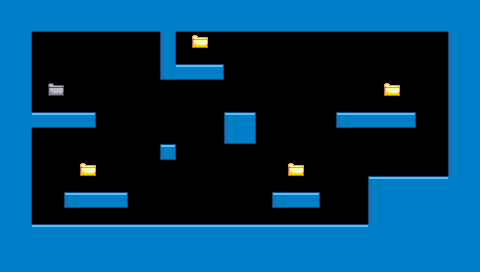

A 2D game scene composited from a Tiled map and its tileset images. What follows is a short description and the map's XML, with every tile layer's data as written:
An orthogonal 30x17 tile map with 16x16 px tiles, 2 tile layers (blue, folderClosed), 2 tilesets and 5 objects.

<map version="1.0" tiledversion="1.1.1" orientation="orthogonal" renderorder="right-down" width="30" height="17" tilewidth="16" tileheight="16" infinite="0" nextobjectid="6">
 <properties>
  <property name="background" type="file" value="../../images/backgrounds/hills.png" />
 </properties>
 <tileset firstgid="1" source="../tiles/blue.tsx" />
 <tileset firstgid="17" source="../tiles/folderClosed.tsx" />
 <layer name="blue" width="30" height="17">
  <data encoding="csv">
11,11,11,11,11,11,11,11,11,11,11,11,11,11,11,11,11,11,11,11,11,11,11,11,11,11,11,11,11,11,
11,11,15,15,15,15,15,15,15,15,11,15,15,15,15,15,15,15,15,15,15,15,15,15,15,15,15,15,11,11,
11,12,0,0,0,0,0,0,0,0,9,0,0,0,0,0,0,0,0,0,0,0,0,0,0,0,0,0,10,11,
11,12,0,0,0,0,0,0,0,0,9,0,0,0,0,0,0,0,0,0,0,0,0,0,0,0,0,0,10,11,
11,12,0,0,0,0,0,0,0,0,14,3,3,4,0,0,0,0,0,0,0,0,0,0,0,0,0,0,10,11,
11,12,0,0,0,0,0,0,0,0,0,0,0,0,0,0,0,0,0,0,0,0,0,0,0,0,0,0,10,11,
11,12,0,0,0,0,0,0,0,0,0,0,0,0,0,0,0,0,0,0,0,0,0,0,0,0,0,0,10,11,
11,11,3,3,3,4,0,0,0,0,0,0,0,0,6,8,0,0,0,0,0,2,3,3,3,4,0,0,10,11,
11,12,0,0,0,0,0,0,0,0,0,0,0,0,14,16,0,0,0,0,0,0,0,0,0,0,0,0,10,11,
11,12,0,0,0,0,0,0,0,0,1,0,0,0,0,0,0,0,0,0,0,0,0,0,0,0,0,0,10,11,
11,12,0,0,0,0,0,0,0,0,0,0,0,0,0,0,0,0,0,0,0,0,0,0,0,0,0,0,10,11,
11,12,0,0,0,0,0,0,0,0,0,0,0,0,0,0,0,0,0,0,0,0,0,6,7,7,7,7,11,11,
11,12,0,0,2,3,3,4,0,0,0,0,0,0,0,0,0,2,3,4,0,0,0,10,11,11,11,11,11,11,
11,12,0,0,0,0,0,0,0,0,0,0,0,0,0,0,0,0,0,0,0,0,0,10,11,11,11,11,11,11,
11,11,7,7,7,7,7,7,7,7,7,7,7,7,7,7,7,7,7,7,7,7,7,11,11,11,11,11,11,11,
11,11,11,11,11,11,11,11,11,11,11,11,11,11,11,11,11,11,11,11,11,11,11,11,11,11,11,11,11,11,
11,11,11,11,11,11,11,11,11,11,11,11,11,11,11,11,11,11,11,11,11,11,11,11,11,11,11,11,11,11
</data>
 </layer>
 <layer name="folderClosed" width="30" height="17">
  <data encoding="csv">
0,0,0,0,0,0,0,0,0,0,0,0,0,0,0,0,0,0,0,0,0,0,0,0,0,0,0,0,0,0,
0,0,0,0,0,0,0,0,0,0,0,0,0,0,0,0,0,0,0,0,0,0,0,0,0,0,0,0,0,0,
0,0,0,0,0,0,0,0,0,0,0,0,17,0,0,0,0,0,0,0,0,0,0,0,0,0,0,0,0,0,
0,0,0,0,0,0,0,0,0,0,0,0,0,0,0,0,0,0,0,0,0,0,0,0,0,0,0,0,0,0,
0,0,0,0,0,0,0,0,0,0,0,0,0,0,0,0,0,0,0,0,0,0,0,0,0,0,0,0,0,0,
0,0,0,18,0,0,0,0,0,0,0,0,0,0,0,0,0,0,0,0,0,0,0,0,17,0,0,0,0,0,
0,0,0,0,0,0,0,0,0,0,0,0,0,0,0,0,0,0,0,0,0,0,0,0,0,0,0,0,0,0,
0,0,0,0,0,0,0,0,0,0,0,0,0,0,0,0,0,0,0,0,0,0,0,0,0,0,0,0,0,0,
0,0,0,0,0,0,0,0,0,0,0,0,0,0,0,0,0,0,0,0,0,0,0,0,0,0,0,0,0,0,
0,0,0,0,0,0,0,0,0,0,0,0,0,0,0,0,0,0,0,0,0,0,0,0,0,0,0,0,0,0,
0,0,0,0,0,17,0,0,0,0,0,0,0,0,0,0,0,0,17,0,0,0,0,0,0,0,0,0,0,0,
0,0,0,0,0,0,0,0,0,0,0,0,0,0,0,0,0,0,0,0,0,0,0,0,0,0,0,0,0,0,
0,0,0,0,0,0,0,0,0,0,0,0,0,0,0,0,0,0,0,0,0,0,0,0,0,0,0,0,0,0,
0,0,0,0,0,0,0,0,0,0,0,0,0,0,0,0,0,0,0,0,0,0,0,0,0,0,0,0,0,0,
0,0,0,0,0,0,0,0,0,0,0,0,0,0,0,0,0,0,0,0,0,0,0,0,0,0,0,0,0,0,
0,0,0,0,0,0,0,0,0,0,0,0,0,0,0,0,0,0,0,0,0,0,0,0,0,0,0,0,0,0,
0,0,0,0,0,0,0,0,0,0,0,0,0,0,0,0,0,0,0,0,0,0,0,0,0,0,0,0,0,0
</data>
 </layer>
 <objectgroup name="objects">
  <object id="1" x="48" y="80" width="16" height="16">
   <properties>
    <property name="name" value="Users" />
    <property name="type" value="folder" />
   </properties>
  </object>
  <object id="2" x="192" y="32" width="16" height="16">
   <properties>
    <property name="name" value="Music" />
    <property name="type" value="folder" />
   </properties>
  </object>
  <object id="3" x="80" y="160" width="16" height="16">
   <properties>
    <property name="name" value="Documents" />
    <property name="type" value="folder" />
   </properties>
  </object>
  <object id="4" x="288" y="160" width="16" height="16">
   <properties>
    <property name="name" value="Desktop" />
    <property name="type" value="folder" />
   </properties>
  </object>
  <object id="5" x="384" y="80" width="16" height="16">
   <properties>
    <property name="name" value="Pictures" />
    <property name="type" value="folder" />
   </properties>
  </object>
 </objectgroup>
</map>
